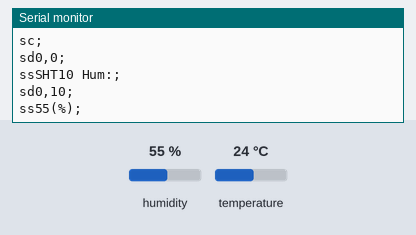
This sketch was run on a simulated Arduino Uno, built with avr-gcc and run on an emulated ATmega328P. Shown: the last lines printed to the serial monitor. The inputs (shaded band) are chosen by the test bench; at power-on: temperature 24 °C, humidity 55 %.

Above: at 1.2 s.
1.3 s: temperature set to 41 °C
At 1.9 s:
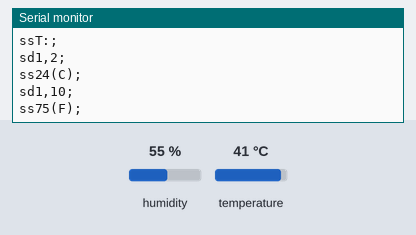
5.6 s: humidity set to 22 %
At 6.0 s:
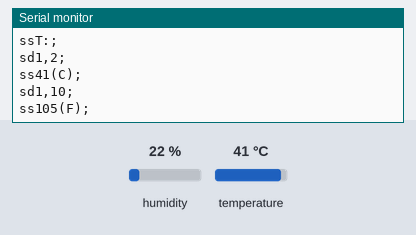
7.1 s: humidity set to 40 %
Timing chart, 0 to 10.1 s (numbered marks = the images above; inputs shaded):
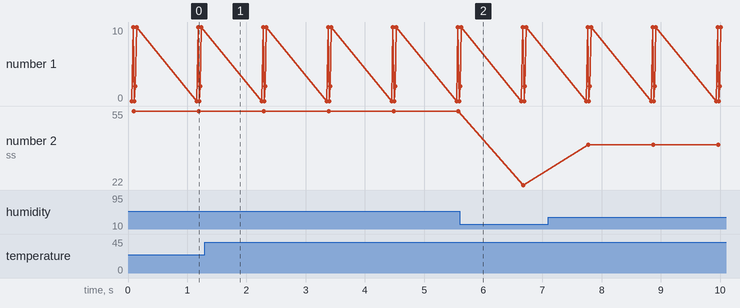

Measured:
- plotted number 2: 55 → 22 after the input at 5.6 s, 22 → 40 after the input at 7.1 s

The sketch:

UNO_SHT10_1602LCD.ino
```cpp
#include <SHT1x.h>

float temp_c;
float temp_f;
float humidity;

SHT1x sht1x(A4, A5);

void setup()
{
    Serial.begin(9600);
}

void loop()
{
    temp_c      = sht1x.readTemperatureC();
    temp_f      = sht1x.readTemperatureF();
    humidity    = sht1x.readHumidity();

    Serial.println("sc;");

    Serial.println("sd0,0;");
    Serial.println("ssSHT10 Hum:;");

    Serial.println("sd0,10;");
    Serial.print("ss");
    Serial.print(int(humidity));
    Serial.println("(%);");

    Serial.println("sd1,0;");
    Serial.println("ssT:;");
    Serial.println("sd1,2;");
    Serial.print("ss");
    Serial.print(int(temp_c));
    Serial.println("(C);");

    Serial.println("sd1,10;");
    Serial.print("ss");
    Serial.print(int(temp_f));
    Serial.println("(F);");

    delay(1000);
}
```
